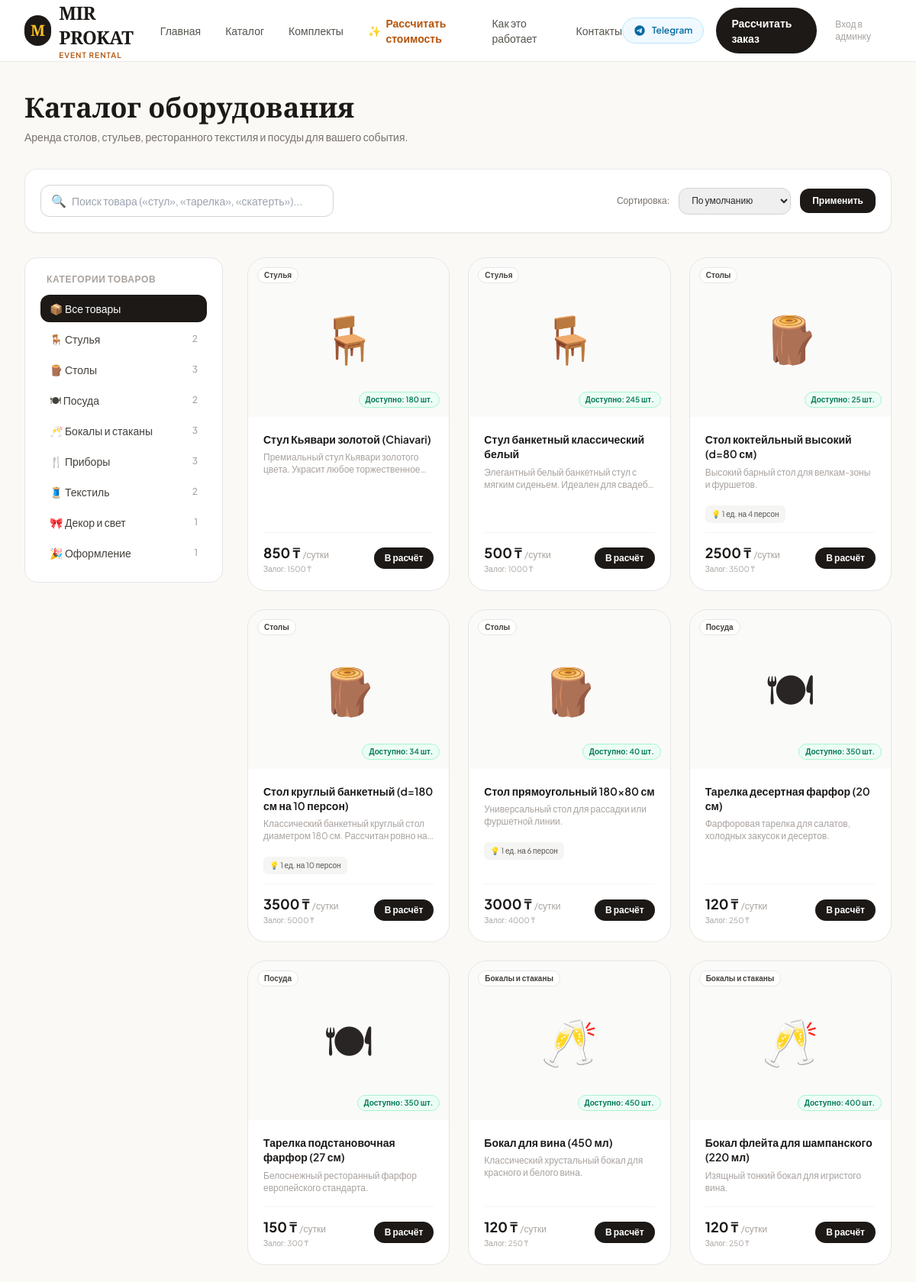
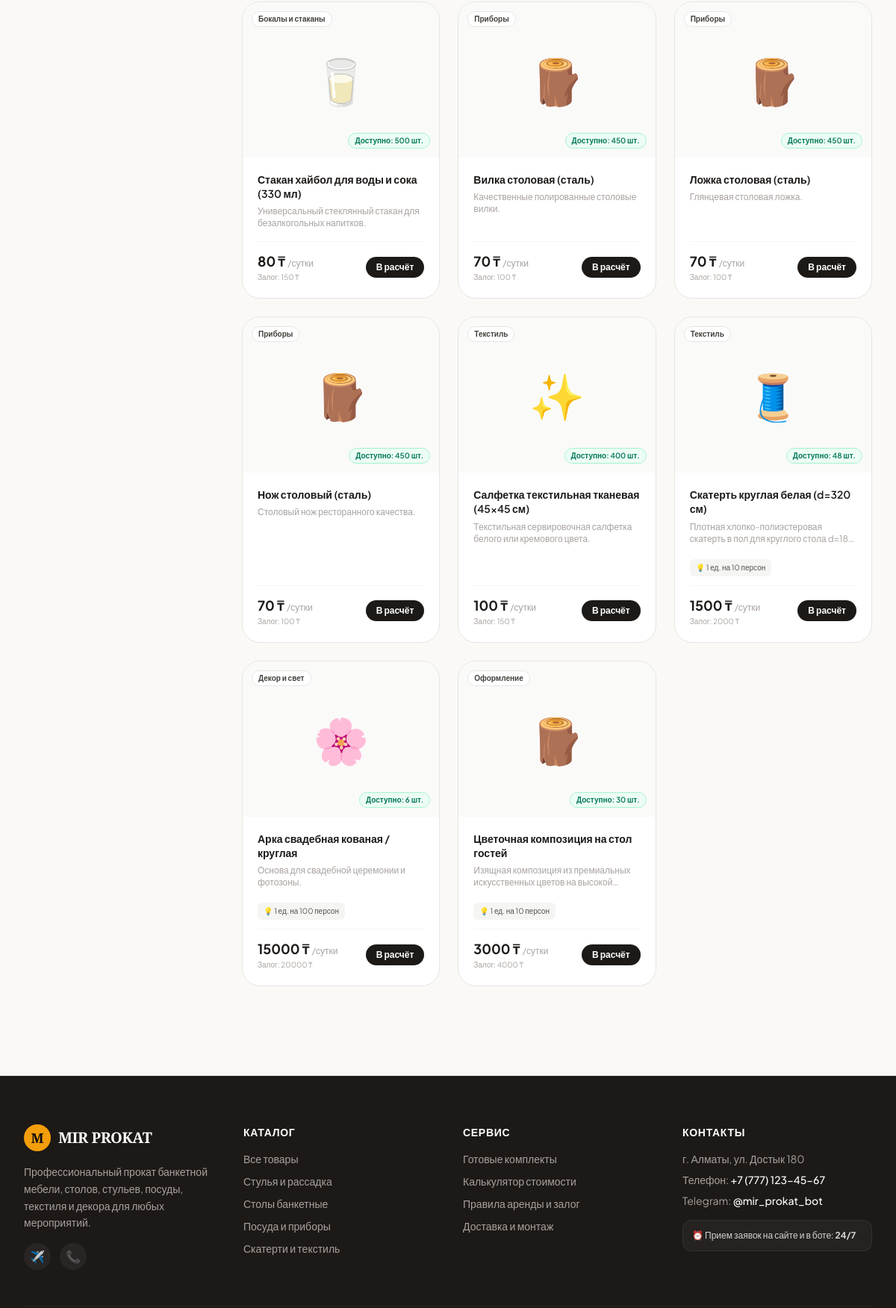
Page /catalog/ (upper part) on the committed database (2 pictures, top to bottom).
### apps/catalog/models.py (models this page shows, shortened)
class Category(models.Model):
    name = models.CharField(_('Название'), max_length=100)
    slug = models.SlugField(_('URL'), unique=True)
    icon = models.CharField(_('Иконка (emoji)'), max_length=10, default='📦')
    description = models.TextField(_('Описание'), blank=True)
    image = models.ImageField(_('Изображение'), upload_to='categories/', blank=True, null=True)
    order = models.PositiveIntegerField(_('Порядок'), default=0)
    is_active = models.BooleanField(_('Активна'), default=True)
    created_at = models.DateTimeField(auto_now_add=True)
    class Meta:
        verbose_name = _('Категория')
        verbose_name_plural = _('Категории')
        ordering = ['order', 'name']

class Product(models.Model):
    category = models.ForeignKey(
        Category, on_delete=models.CASCADE,
        related_name='products', verbose_name=_('Категория')
    )
    name = models.CharField(_('Название'), max_length=200)
    slug = models.SlugField(_('URL'), unique=True)
    description = models.TextField(_('Описание'), blank=True)
    image = models.ImageField(_('Фото'), upload_to='products/', blank=True, null=True)
    total_quantity = models.PositiveIntegerField(_('Всего на складе'), default=0)
    in_repair = models.PositiveIntegerField(_('На ремонте'), default=0)
    min_stock = models.PositiveIntegerField(_('Минимальный остаток'), default=5)
    rental_price = models.DecimalField(_('Цена аренды (₸)'), max_digits=10, decimal_places=2, default=0)
    deposit = models.DecimalField(_('Залог (₸)'), max_digits=10, decimal_places=2, default=0)
    guests_per_unit = models.PositiveIntegerField(
        _('Гостей на единицу'),
        default=1,
        help_text='Например: 10 — значит 1 единица на 10 гостей (для столов). 1 — одна единица на гостя.'
    )
    is_active = models.BooleanField(_('Активен'), default=True)
    created_at = models.DateTimeField(auto_now_add=True)
    updated_at = models.DateTimeField(auto_now=True)
    class Meta:
        verbose_name = _('Товар')
        verbose_name_plural = _('Товары')
        ordering = ['category', 'name']
    @property
    def available_quantity(self):
        return max(0, self.total_quantity - self.in_repair)

### apps/catalog/views.py (the view)
# urls.py: path('catalog/', views.catalog_view, name='catalog'),
def catalog_view(request, category_slug=None):
    categories = Category.objects.filter(is_active=True).order_by('order', 'name')
    selected_category = None
    products = Product.objects.filter(is_active=True).select_related('category')
    if category_slug:
        selected_category = get_object_or_404(Category, slug=category_slug, is_active=True)
        products = products.filter(category=selected_category)
    q = request.GET.get('q', '').strip()
    if q:
        products = products.filter(Q(name__icontains=q) | Q(description__icontains=q))
    sort = request.GET.get('sort', 'default')
    if sort == 'price_asc':
        products = products.order_by('rental_price')
    elif sort == 'price_desc':
        products = products.order_by('-rental_price')
    elif sort == 'name':
        products = products.order_by('name')
    context = {
        'categories': categories,
        'selected_category': selected_category,
        'products': products,
        'q': q,
        'sort': sort,
    }
    return render(request, 'site/catalog.html', context)

### apps/catalog/context_processors.py (called while the page is built)
def categories_processor(request):
    return {
        'all_categories': Category.objects.filter(is_active=True).order_by('order', 'name')
    }

### templates/site/catalog.html (shortened to what this page needs)
{% extends 'base.html' %}
{% block content %}
<div class="max-w-7xl mx-auto px-4 sm:px-6 lg:px-8 py-10">
    <div class="mb-8">
        <h1 class="font-serif text-3xl sm:text-4xl font-bold text-stone-900 mb-2">
            {% if selected_category %}{{ selected_category.name }}{% else %}Каталог оборудования{% endif %}
        </h1>
        <p class="text-stone-500 text-sm">
            Аренда столов, стульев, ресторанного текстиля и посуды для вашего события.
        </p>
    </div>
    <div class="bg-white p-4 sm:p-5 rounded-2xl border border-stone-200/80 mb-8 shadow-sm">
        <form method="GET" action="{% if selected_category %}{% url 'catalog:category_products' selected_category.slug %}{% else %}{% url 'catalog:catalog' %}{% endif %}" class="flex flex-col md:flex-row items-center justify-between gap-4">
            <div class="relative w-full md:w-96">
                <span class="absolute inset-y-0 left-0 pl-3.5 flex items-center pointer-events-none text-stone-400">
                </span>
                <input type="text"
                       name="q"
                       value="{{ q }}"
                       placeholder="Поиск товара («стул», «тарелка», «скатерть»)..."
                       class="w-full pl-10 pr-4 py-2.5 rounded-xl border border-stone-300 text-sm focus:ring-2 focus:ring-amber-500 focus:outline-none">
            </div>
            <div class="flex items-center gap-3 w-full md:w-auto justify-end">
                <label class="text-xs text-stone-500 whitespace-nowrap">Сортировка:</label>
                <select name="sort" onchange="this.form.submit()" class="py-2 px-3 rounded-xl border border-stone-300 text-xs font-medium focus:ring-2 focus:ring-amber-500 focus:outline-none">
                    <option value="default" {% if sort == 'default' %}selected{% endif %}>По умолчанию</option>
                </select>
                <button type="submit" class="px-4 py-2 rounded-xl bg-stone-900 text-white text-xs font-semibold hover:bg-stone-800 transition">
                    Применить
                </button>
            </div>
        </form>
    </div>
    <div class="grid grid-cols-1 lg:grid-cols-4 gap-8">
        <div class="lg:col-span-1">
            <div class="bg-white p-5 rounded-2xl border border-stone-200 sticky top-28 space-y-1">
                <div class="font-bold text-xs uppercase tracking-wider text-stone-400 mb-3 px-2">Категории товаров</div>
                <a href="{% url 'catalog:catalog' %}"
                   class="flex items-center justify-between px-3 py-2 rounded-xl text-sm font-medium transition {% if not selected_category %}bg-stone-900 text-white{% else %}text-stone-700 hover:bg-stone-100{% endif %}">
                    <span>📦 Все товары</span>
                </a>
                {% for cat in categories %}
                <a href="{% url 'catalog:category_products' cat.slug %}"
                   class="flex items-center justify-between px-3 py-2 rounded-xl text-sm font-medium transition {% if selected_category.slug == cat.slug %}bg-stone-900 text-white{% else %}text-stone-700 hover:bg-stone-100{% endif %}">
                    <span>{{ cat.icon }} {{ cat.name }}</span>
                    <span class="text-xs {% if selected_category.slug == cat.slug %}text-stone-300{% else %}text-stone-400{% endif %}">
                        {{ cat.products.count }}
                    </span>
                </a>
                {% endfor %}
            </div>
        </div>
        <div class="lg:col-span-3">
            {% if products %}
            <div class="grid grid-cols-1 sm:grid-cols-2 lg:grid-cols-3 gap-6">
                {% for product in products %}
                <div class="bg-white rounded-3xl border border-stone-200 overflow-hidden hover:shadow-lg transition-all flex flex-col justify-between group">
                    <div class="p-6 bg-stone-50 flex items-center justify-center h-52 relative overflow-hidden">
                        <span class="text-6xl group-hover:scale-110 transition-all duration-300">
                            {% if 'стул' in product.name|lower %}🪑
                            {% elif 'стол' in product.name|lower %}🪵
                            {% elif 'тарелка' in product.name|lower %}🍽
                            {% elif 'бокал' in product.name|lower %}🥂
                            {% elif 'стакан' in product.name|lower %}🥛
                            {% elif 'вилка' in product.name|lower or 'нож' in product.name|lower or 'ложка' in product.name|lower %}🍴
                            {% elif 'скатерть' in product.name|lower %}🧵
                            {% elif 'арка' in product.name|lower %}🌸
                            {% elif 'цвет' in product.name|lower %}💐
                            {% else %}✨{% endif %}
                        </span>
                        <span class="absolute top-3 left-3 bg-white/90 backdrop-blur text-stone-700 text-[10px] font-bold px-2 py-0.5 rounded-full border border-stone-200">
                            {{ product.category.name }}
                        </span>
                        <span class="absolute bottom-3 right-3 bg-emerald-50 text-emerald-700 text-[10px] font-semibold px-2 py-0.5 rounded-full border border-emerald-200">
                            Доступно: {{ product.available_quantity }} шт.
                        </span>
                    </div>
                    <div class="p-5 flex-grow flex flex-col justify-between">
                        <div>
                            <h3 class="font-semibold text-stone-900 text-sm leading-snug line-clamp-2 mb-1.5 group-hover:text-amber-700 transition">
                                <a href="{% url 'catalog:product_detail' product.slug %}">{{ product.name }}</a>
                            </h3>
                            <p class="text-xs text-stone-400 line-clamp-2 mb-4">{{ product.description }}</p>
                            {% if product.guests_per_unit > 1 %}
                            <div class="inline-block px-2 py-1 bg-stone-100 rounded-md text-[10px] text-stone-600 mb-3">
                                💡 1 ед. на {{ product.guests_per_unit }} персон
                            </div>
                            {% endif %}
                        </div>
                        <div class="pt-3 border-t border-stone-100 flex items-center justify-between">
                            <div>
                                <div class="text-lg font-bold text-stone-900">{{ product.rental_price|floatformat:0 }} ₸ <span class="text-xs text-stone-400 font-normal">/сутки</span></div>
                                <div class="text-[10px] text-stone-400">Залог: {{ product.deposit|floatformat:0 }} ₸</div>
                            </div>
                            <a href="{% url 'catalog:calculator' %}" class="px-3.5 py-1.5 rounded-full bg-stone-900 text-white text-xs font-semibold hover:bg-amber-600 transition">
                                В расчёт
                            </a>
                        </div>
                    </div>
                </div>
                {% endfor %}
            </div>
            {% endif %}
        </div>
    </div>
</div>
{% endblock %}

### rows in the picture
Category: icon "🪑", name "Стулья", products.count "2"
Category: icon "🪵", name "Столы", products.count "3"
Category: icon "🍽", name "Посуда", products.count "2"
Category: icon "🥂", name "Бокалы и стаканы", products.count "3"
Category: icon "🍴", name "Приборы", products.count "3"
Category: icon "🧵", name "Текстиль", products.count "2"
Category: icon "🎀", name "Декор и свет", products.count "1"
Category: icon "🎉", name "Оформление", products.count "1"
Product: category.name "Стулья", available_quantity "180", name "Стул Кьявари золотой (Chiavari)", description "Премиальный стул Кьявари золотого цвета. Украсит любое…", rental_price "850", deposit "1500"
Product: category.name "Стулья", available_quantity "245", name "Стул банкетный классический белый", description "Элегантный белый банкетный стул с мягким сиденьем. Идеален для свадеб…", rental_price "500", deposit "1000"
Product: category.name "Столы", available_quantity "25", name "Стол коктейльный высокий (d=80 см)", description "Высокий барный стол для велкам-зоны и фуршетов.", guests_per_unit "4", rental_price "2500", deposit "3500"
Product: category.name "Столы", available_quantity "34", name "Стол круглый банкетный (d=180 см на 10 персон)", description "Классический банкетный круглый стол диаметром 180 см. Рассчитан ровно…", guests_per_unit "10", rental_price "3500", deposit "5000"
Product: category.name "Столы", available_quantity "40", name "Стол прямоугольный 180×80 см", description "Универсальный стол для рассадки или фуршетной линии.", guests_per_unit "6", rental_price "3000", deposit "4000"
Product: category.name "Посуда", available_quantity "350", name "Тарелка десертная фарфор (20 см)", description "Фарфоровая тарелка для салатов, холодных закусок и десертов.", rental_price "120", deposit "250"
Product: category.name "Посуда", available_quantity "350", name "Тарелка подстановочная фарфор (27 см)", description "Белоснежный ресторанный фарфор европейского стандарта.", rental_price "150", deposit "300"
Product: category.name "Бокалы и стаканы", available_quantity "450", name "Бокал для вина (450 мл)", description "Классический хрустальный бокал для красного и белого вина.", rental_price "120", deposit "250"
Product: category.name "Бокалы и стаканы", available_quantity "400", name "Бокал флейта для шампанского (220 мл)", description "Изящный тонкий бокал для игристого вина.", rental_price "120", deposit "250"
Product: category.name "Бокалы и стаканы", available_quantity "500", name "Стакан хайбол для воды и сока (330 мл)", description "Универсальный стеклянный стакан для безалкогольных напитков.", rental_price "80", deposit "150"
Product: category.name "Приборы", available_quantity "450", name "Вилка столовая (сталь)", description "Качественные полированные столовые вилки.", rental_price "70", deposit "100"
Product: category.name "Приборы", available_quantity "450", name "Ложка столовая (сталь)", description "Глянцевая столовая ложка.", rental_price "70", deposit "100"
Product: category.name "Приборы", available_quantity "450", name "Нож столовый (сталь)", description "Столовый нож ресторанного качества.", rental_price "70", deposit "100"
Product: category.name "Текстиль", available_quantity "400", name "Салфетка текстильная тканевая (45×45 см)", description "Текстильная сервировочная салфетка белого или кремового цвета.", rental_price "100", deposit "150"
Product: category.name "Текстиль", available_quantity "48", name "Скатерть круглая белая (d=320 см)", description "Плотная хлопко-полиэстеровая скатерть в пол для круглого стола…", guests_per_unit "10", rental_price "1500", deposit "2000"
Product: category.name "Декор и свет", available_quantity "6", name "Арка свадебная кованая / круглая", description "Основа для свадебной церемонии и фотозоны.", guests_per_unit "100", rental_price "15000", deposit "20000"
Product: category.name "Оформление", available_quantity "30", name "Цветочная композиция на стол гостей", description "Изящная композиция из премиальных искусственных цветов на…", guests_per_unit "10", rental_price "3000", deposit "4000"
